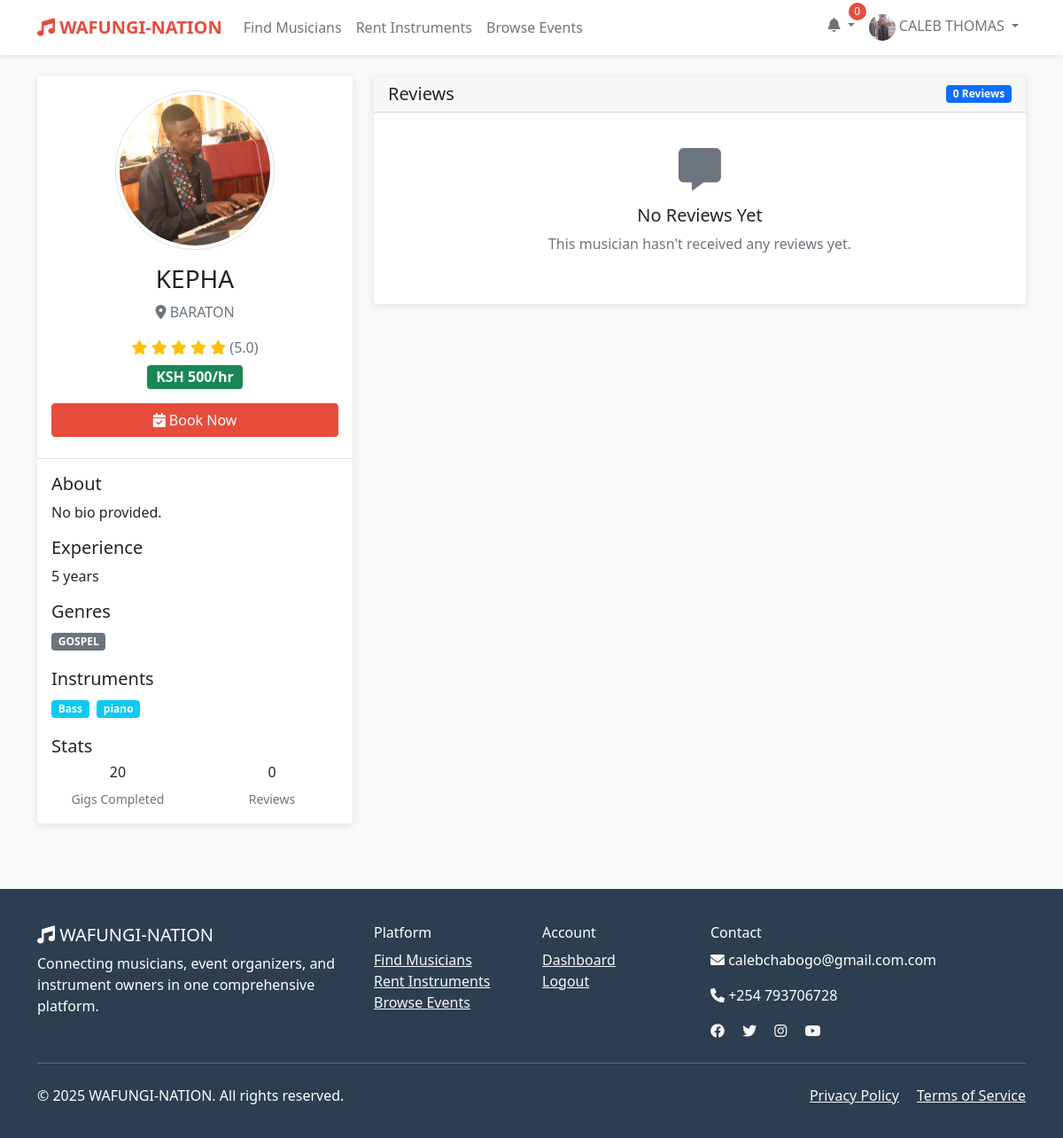
/musicians/2/ (signed in), run on the app's committed database.
### wafungi/models.py (models this page shows, shortened)
class User(AbstractUser):
    USER_TYPES = (
        ('musician', 'Musician'),
        ('organizer', 'Event Organizer'),
        ('instrument_owner', 'Instrument Owner'),
        ('client', 'Client'),
    )
    user_type = models.CharField(max_length=20, choices=USER_TYPES)
    phone = models.CharField(max_length=15, blank=True)
    location = models.CharField(max_length=100, blank=True)
    profile_picture = models.ImageField(upload_to='profiles/', blank=True, null=True)
    bio = models.TextField(blank=True)
    is_verified = models.BooleanField(default=False)
    created_at = models.DateTimeField(auto_now_add=True)
    updated_at = models.DateTimeField(auto_now=True)

class MusicianProfile(models.Model):
    user = models.OneToOneField(User, on_delete=models.CASCADE)
    stage_name = models.CharField(max_length=100, blank=True)
    genres = models.ManyToManyField(Genre)
    instruments = models.ManyToManyField(Instrument)
    experience_years = models.PositiveIntegerField(default=0)
    hourly_rate = models.DecimalField(max_digits=10, decimal_places=2, default=0)
    availability_status = models.BooleanField(default=True)
    portfolio_url = models.URLField(blank=True)
    sample_audio = models.FileField(upload_to='audio_samples/', blank=True, null=True)
    rating = models.DecimalField(max_digits=3, decimal_places=2, default=0.0)
    total_gigs = models.PositiveIntegerField(default=0)

class Genre(models.Model):
    name = models.CharField(max_length=50, unique=True)
    description = models.TextField(blank=True)

class Instrument(models.Model):
    name = models.CharField(max_length=50, unique=True)
    category = models.CharField(max_length=50)

### wafungi/views.py (the view)
# urls.py: path('musicians/<int:musician_id>/', views.musician_detail, name='musician_detail'),
def musician_detail(request, musician_id):
    musician = get_object_or_404(MusicianProfile, id=musician_id)
    reviews = Review.objects.filter(reviewee=musician.user).order_by('-created_at')
    context = {
        'musician': musician,
        'reviews': reviews,
        'can_book': request.user.is_authenticated and request.user != musician.user,
    }
    return render(request, 'wafungi/musician_detail.html', context)

### wafungi/templatetags/wafungi_filters.py (called while the page is built)
@register.filter
def ksh_currency(value):
    try:
        return f"KSH {float(value):,.0f}"
    except (ValueError, TypeError):
        return "KSH 0"

### templates/wafungi/musician_detail.html (shortened to what this page needs)
{% extends 'base.html' %}
{% load wafungi_filters %}
{% block content %}
<div class="container py-4">
    <div class="row">
        <div class="col-md-4">
            <div class="card">
                <div class="text-center p-3">
                    {% if musician.user.profile_picture %}
                        <img src="{{ musician.user.profile_picture.url }}" class="rounded-circle img-thumbnail" style="width: 180px; height: 180px; object-fit: cover;" alt="{{ musician.stage_name }}">
                    {% else %}
                        <div class="rounded-circle bg-light d-flex align-items-center justify-content-center mx-auto" style="width: 180px; height: 180px;">
                            <i class="fas fa-user-circle fa-7x text-muted"></i>
                        </div>
                    {% endif %}
                    <h3 class="mt-3">{{ musician.stage_name|default:musician.user.get_full_name }}</h3>
                    <p class="text-muted">
                        <i class="fas fa-map-marker-alt"></i> {{ musician.user.location|default:"Location not specified" }}
                    </p>
                    <div class="rating mb-2">
                        {% for i in "12345" %}
                            {% if forloop.counter <= musician.rating %}
                                <i class="fas fa-star"></i>
                            {% else %}
                                <i class="far fa-star"></i>
                            {% endif %}
                        {% endfor %}
                        <span class="text-muted">({{ musician.rating|floatformat:1 }})</span>
                    </div>
                    <div class="d-flex justify-content-center mb-3">
                        <span class="badge bg-success fs-6">{{ musician.hourly_rate|ksh_currency }}/hr</span>
                    </div>
                    {% if can_book %}
                        <a href="{% url 'book_musician' musician.id %}" class="btn btn-primary w-100 mb-2">
                            <i class="fas fa-calendar-check"></i> Book Now
                        </a>
                    {% endif %}
                </div>
                <div class="card-body border-top">
                    <h5>About</h5>
                    <p>{{ musician.user.bio|default:"No bio provided." }}</p>
                    <h5>Experience</h5>
                    <p>{{ musician.experience_years }} years</p>
                    <h5>Genres</h5>
                    <div>
                        {% for genre in musician.genres.all %}
                            <span class="badge bg-secondary me-1 mb-1">{{ genre.name }}</span>
                        {% endfor %}
                    </div>
                    <h5 class="mt-3">Instruments</h5>
                    <div>
                        {% for instrument in musician.instruments.all %}
                            <span class="badge bg-info me-1 mb-1">{{ instrument.name }}</span>
                        {% endfor %}
                    </div>
                    <h5 class="mt-3">Stats</h5>
                    <div class="row text-center">
                        <div class="col-6">
                            <h6>{{ musician.total_gigs }}</h6>
                            <small class="text-muted">Gigs Completed</small>
                        </div>
                        <div class="col-6">
                            <h6>{{ reviews.count }}</h6>
                            <small class="text-muted">Reviews</small>
                        </div>
                    </div>
                </div>
            </div>
        </div>
        <div class="col-md-8">
            <div class="card">
                <div class="card-header d-flex justify-content-between align-items-center">
                    <h5 class="mb-0">Reviews</h5>
                    <span class="badge bg-primary">{{ reviews.count }} Reviews</span>
                </div>
                <div class="card-body">
                    {% if reviews %}
                        {% for review in reviews %}
                            <div class="border-bottom pb-3 mb-3">
                                <div class="d-flex justify-content-between align-items-center mb-2">
                                    <div>
                                        <strong>{{ review.reviewer.get_full_name|default:review.reviewer.username }}</strong>
                                        <small class="text-muted ms-2">{{ review.created_at|date:"M d, Y" }}</small>
                                    </div>
                                    <div class="rating">
                                        {% for i in "12345" %}
                                            {% if forloop.counter <= review.rating %}
                                                <i class="fas fa-star"></i>
                                            {% else %}
                                                <i class="far fa-star"></i>
                                            {% endif %}
                                        {% endfor %}
                                    </div>
                                </div>
                                <p class="mb-0">{{ review.comment }}</p>
                            </div>
                        {% endfor %}
                    {% else %}
                        <div class="text-center py-4">
                            <i class="fas fa-comment-alt fa-3x text-muted mb-3"></i>
                            <h5>No Reviews Yet</h5>
                            <p class="text-muted">This musician hasn't received any reviews yet.</p>
                        </div>
                    {% endif %}
                </div>
            </div>
        </div>
    </div>
</div>
{% endblock %}

### templates/base.html (shortened to what this page needs)
<!DOCTYPE html>
<html lang="en">
<head>
    <link href="https://cdn.jsdelivr.net/npm/bootstrap@5.1.3/dist/css/bootstrap.min.css" rel="stylesheet">
    <link rel="stylesheet" href="https://cdnjs.cloudflare.com/ajax/libs/font-awesome/6.0.0/css/all.min.css">
</head>
<body>
    <nav class="navbar navbar-expand-lg navbar-light bg-white shadow-sm">
        <div class="container">
            <a class="navbar-brand" href="{% url 'home' %}">
                <i class="fas fa-music"></i> WAFUNGI-NATION
            </a>
            <div class="collapse navbar-collapse" id="navbarNav">
                <ul class="navbar-nav me-auto">
                    <li class="nav-item">
                        <a class="nav-link" href="{% url 'search_musicians' %}">Find Musicians</a>
                    </li>
                    <li class="nav-item">
                        <a class="nav-link" href="{% url 'search_instruments' %}">Rent Instruments</a>
                    </li>
                    <li class="nav-item">
                        <a class="nav-link" href="{% url 'browse_events' %}">Browse Events</a>
                    </li>
                </ul>
                <ul class="navbar-nav">
                    {% if user.is_authenticated %}
                        <li class="nav-item dropdown">
                            <a class="nav-link dropdown-toggle" href="#" id="notificationDropdown" role="button" data-bs-toggle="dropdown">
                                <i class="fas fa-bell"></i>
                                <span class="notification-badge" id="notificationCount">0</span>
                            </a>
                        </li>
                        <li class="nav-item dropdown">
                            <a class="nav-link dropdown-toggle" href="#" id="navbarDropdown" role="button" data-bs-toggle="dropdown">
                                {% if user.profile_picture %}
                                    <img src="{{ user.profile_picture.url }}" alt="Profile" class="rounded-circle" width="30" height="30">
                                {% else %}
                                    <i class="fas fa-user-circle"></i>
                                {% endif %}
                                {{ user.get_full_name|default:user.username }}
                            </a>
                        </li>
                    {% endif %}
                </ul>
            </div>
        </div>
    </nav>
    <main>
        {% block content %}{% endblock %}
    </main>
    <footer>
        <div class="container">
            <div class="row">
                <div class="col-md-4">
                    <h5><i class="fas fa-music"></i> WAFUNGI-NATION</h5>
                    <p>Connecting musicians, event organizers, and instrument owners in one comprehensive platform.</p>
                </div>
                <div class="col-md-2">
                    <h6>Platform</h6>
                    <ul class="list-unstyled">
                        <li><a href="{% url 'search_musicians' %}" class="text-light">Find Musicians</a></li>
                        <li><a href="{% url 'search_instruments' %}" class="text-light">Rent Instruments</a></li>
                        <li><a href="{% url 'browse_events' %}" class="text-light">Browse Events</a></li>
                    </ul>
                </div>
                <div class="col-md-2">
                    <h6>Account</h6>
                    <ul class="list-unstyled">
                        {% if user.is_authenticated %}
                            <li><a href="{% url 'dashboard' %}" class="text-light">Dashboard</a></li>
                            <li><a href="{% url 'logout' %}" class="text-light">Logout</a></li>
                        {% else %}
                            <li><a href="{% url 'login' %}" class="text-light">Login</a></li>
                            <li><a href="{% url 'register' %}" class="text-light">Register</a></li>
                        {% endif %}
                    </ul>
                </div>
                <div class="col-md-4">
                    <h6>Contact</h6>
                    <p><i class="fas fa-envelope"></i> calebchabogo@gmail.com.com</p>
                    <p><i class="fas fa-phone"></i> +254 793706728</p>
                    <div class="social-links">
                        <a href="#" class="text-light me-3"><i class="fab fa-facebook"></i></a>
                        <a href="#" class="text-light me-3"><i class="fab fa-twitter"></i></a>
                        <a href="#" class="text-light me-3"><i class="fab fa-instagram"></i></a>
                        <a href="#" class="text-light"><i class="fab fa-youtube"></i></a>
                    </div>
                </div>
            </div>
            <hr class="my-4">
            <div class="row">
                <div class="col-md-6">
                    <p>&copy; 2025 WAFUNGI-NATION. All rights reserved.</p>
                </div>
                <div class="col-md-6 text-end">
                    <a href="#" class="text-light me-3">Privacy Policy</a>
                    <a href="#" class="text-light">Terms of Service</a>
                </div>
            </div>
        </div>
    </footer>
</body>
</html>

### templates/base.html (style rules this page uses)
:root { --primary-color: #e74c3c; --secondary-color: #3498db; --accent-color: #f39c12; --dark-color: #2c3e50; --light-color: #ecf0f1; }
body { font-family: 'Segoe UI', Tahoma, Geneva, Verdana, sans-serif; background-color: #f8f9fa; }
.navbar-brand { font-weight: bold; color: var(--primary-color) !important; }
.btn-primary { background-color: var(--primary-color); border-color: var(--primary-color); }
.card { border: none; box-shadow: 0 2px 10px rgba(0,0,0,0.1); transition: transform 0.2s; }
.notification-badge { position: absolute; top: -5px; right: -5px; background: var(--primary-color); color: white; border-radius: 50%; width: 20px; height: 20px; font-size: 12px; display: flex; align-items: center; justify-content: center; }
.rating { color: #ffc107; }
footer { background-color: var(--dark-color); color: white; padding: 40px 0 20px; margin-top: 50px; }

### data on the page
User: profile_picture (picture), get_full_name "CALEB THOMAS"
MusicianProfile: user.profile_picture (picture), stage_name "KEPHA", user.location "BARATON", rating "5.0", hourly_rate|ksh_currency "KSH 500", user.bio "No bio provided.", experience_years "5", total_gigs "20"
Genre: name "GOSPEL"
Instrument: name "Bass"
Instrument: name "piano"

### other printed values
{{ reviews.count }} "0"
